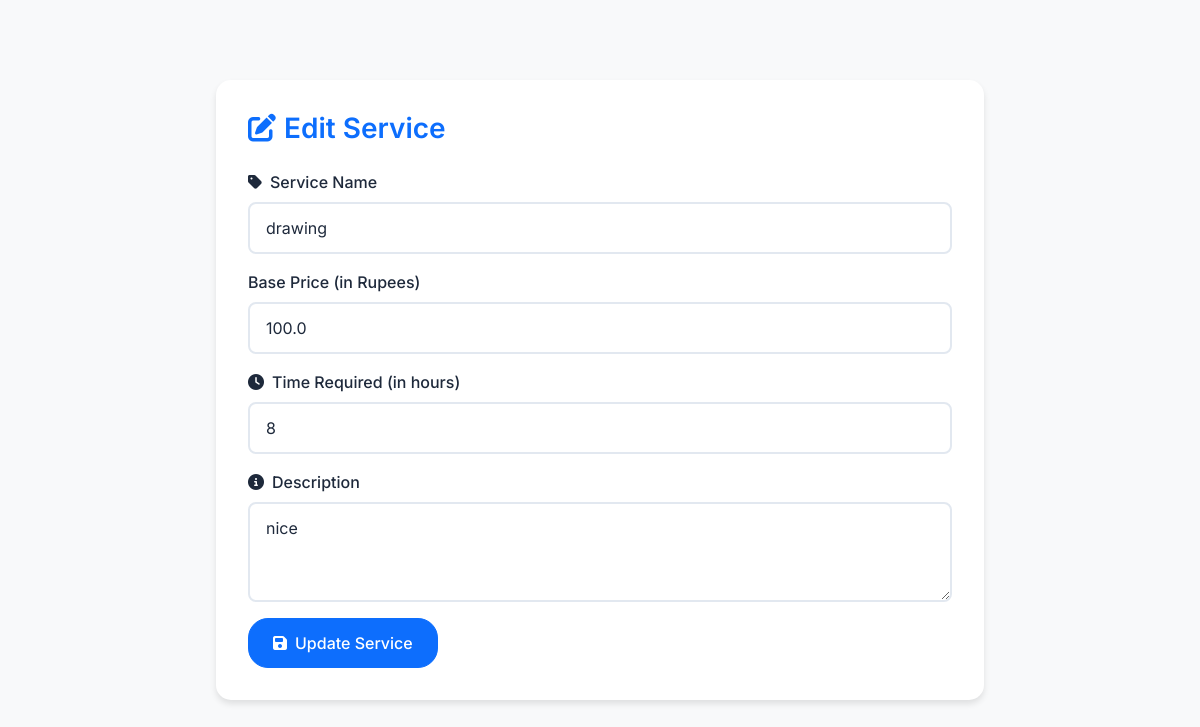
The app's page /edit_service/4 (signed in) with its own data.
### app.py (models this page shows)
class Service(db.Model):
    __tablename__ = 'services'
    service_id = db.Column(db.Integer, primary_key=True, autoincrement=True)
    service_name = db.Column(db.String(100), nullable=False)
    base_price = db.Column(db.Float, nullable=False)
    time_required = db.Column(db.Integer, nullable=False)  # In hours or days
    description = db.Column(db.Text, nullable=True)
    requests = db.relationship('ServiceRequest', back_populates='service')  # No cascade here

### app.py (the view, shortened to what this page needs)
@app.route('/edit_service/<int:service_id>', methods=['GET', 'POST'])
def edit_service(service_id):
    if 'role' in session and session['role'] == 'admin':
        service = Service.query.get_or_404(service_id)
        return render_template('edit_service.html', service=service)
    else:
        flash('Unauthorized access', 'danger')
        return redirect(url_for('home'))

### app.py (called while the page is built, shortened)
@app.before_request
def add_default_admin():
    global default_admin_initialized

### templates/edit_service.html (shortened to what this page needs)
<!DOCTYPE html>
<html lang="en" data-theme="light">
<head>
    <link href="https://cdn.jsdelivr.net/npm/bootstrap@5.3.0-alpha3/dist/css/bootstrap.min.css" rel="stylesheet">
    <link href="https://cdnjs.cloudflare.com/ajax/libs/font-awesome/6.4.0/css/all.min.css" rel="stylesheet">
    <link href="{{ url_for('static', filename='css/edit-service.css') }}" rel="stylesheet">
</head>
<body>
      <div class="container mt-5">
        <div class="form-container">
            <h3><i class="fas fa-edit me-2"></i>Edit Service</h3>
            <form method="POST" action="/edit_service/{{ service.service_id }}">
                <div class="mb-3">
                    <label for="service_name" class="form-label">
                        <i class="fas fa-tag me-2"></i>Service Name
                    </label>
                    <input type="text" id="service_name" name="service_name" class="form-control" value="{{ service.service_name }}" required>
                </div>
                <div class="mb-3">
                    <label for="base_price" class="form-label">
                        Base Price (in Rupees)
                    </label>
                    <input type="number" id="base_price" name="base_price" class="form-control" value="{{ service.base_price }}" required>
                </div>
                <div class="mb-3">
                    <label for="time_required" class="form-label">
                        <i class="fas fa-clock me-2"></i>Time Required (in hours)
                    </label>
                    <input type="number" id="time_required" name="time_required" class="form-control" value="{{ service.time_required }}" required>
                </div>
                <div class="mb-3">
                    <label for="description" class="form-label">
                        <i class="fas fa-info-circle me-2"></i>Description
                    </label>
                    <textarea id="description" name="description" class="form-control" rows="3" required>{{ service.description }}</textarea>
                </div>
                <button type="submit" class="btn btn-primary">
                    <i class="fas fa-save me-2"></i>Update Service
                </button>
            </form>
        </div>
    </div>
</body>
</html>

### static/css/edit-service.css (style rules this page uses)
:root { --primary-color: #0d6efd; --success-color: #198754; --danger-color: #dc3545; --warning-color: #ffc107; --background-color: #f8f9fa; --text-color: #1e293b; --border-color: #e2e8f0; --form-bg: white; --shadow-color: rgba(0, 0, 0, 0.1); --transition-speed: 0.3s; }
body { font-family: 'Inter', system-ui, -apple-system, sans-serif; background-color: var(--background-color); color: var(--text-color); transition: background-color var(--transition-speed), color var(--transition-speed); }
.container { max-width: 800px; padding: 2rem 1rem; animation: fadeIn 0.5s ease-out; }
.form-container { background-color: var(--form-bg); border-radius: 15px; padding: 2rem; box-shadow: 0 4px 6px var(--shadow-color); }
h3 { color: var(--primary-color); margin-bottom: 1.5rem; font-weight: 600; }
.form-label { font-weight: 500; color: var(--text-color); margin-bottom: 0.5rem; }
.form-control { background-color: var(--form-bg); color: var(--text-color); border: 2px solid var(--border-color); border-radius: 8px; padding: 0.75rem 1rem; transition: all 0.3s ease; }
.btn { padding: 0.75rem 1.5rem; border-radius: 20px; font-weight: 500; transition: all 0.3s ease; }
.btn-primary { background-color: var(--primary-color); border-color: var(--primary-color); }

### records on screen
Service: service_name "drawing", base_price "100.0", time_required "8", description "nice"
